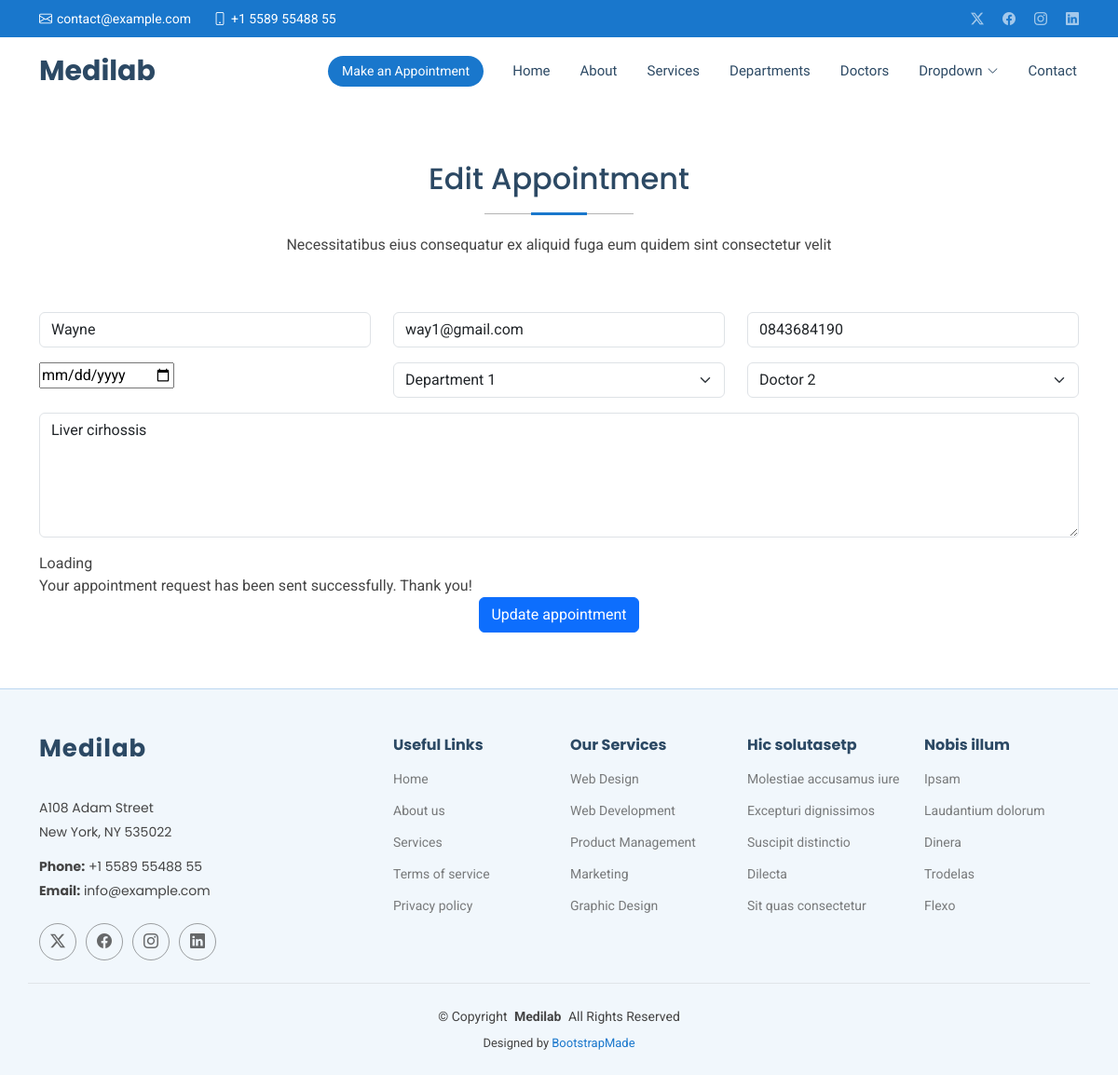
The app's page /edit/3, older data.
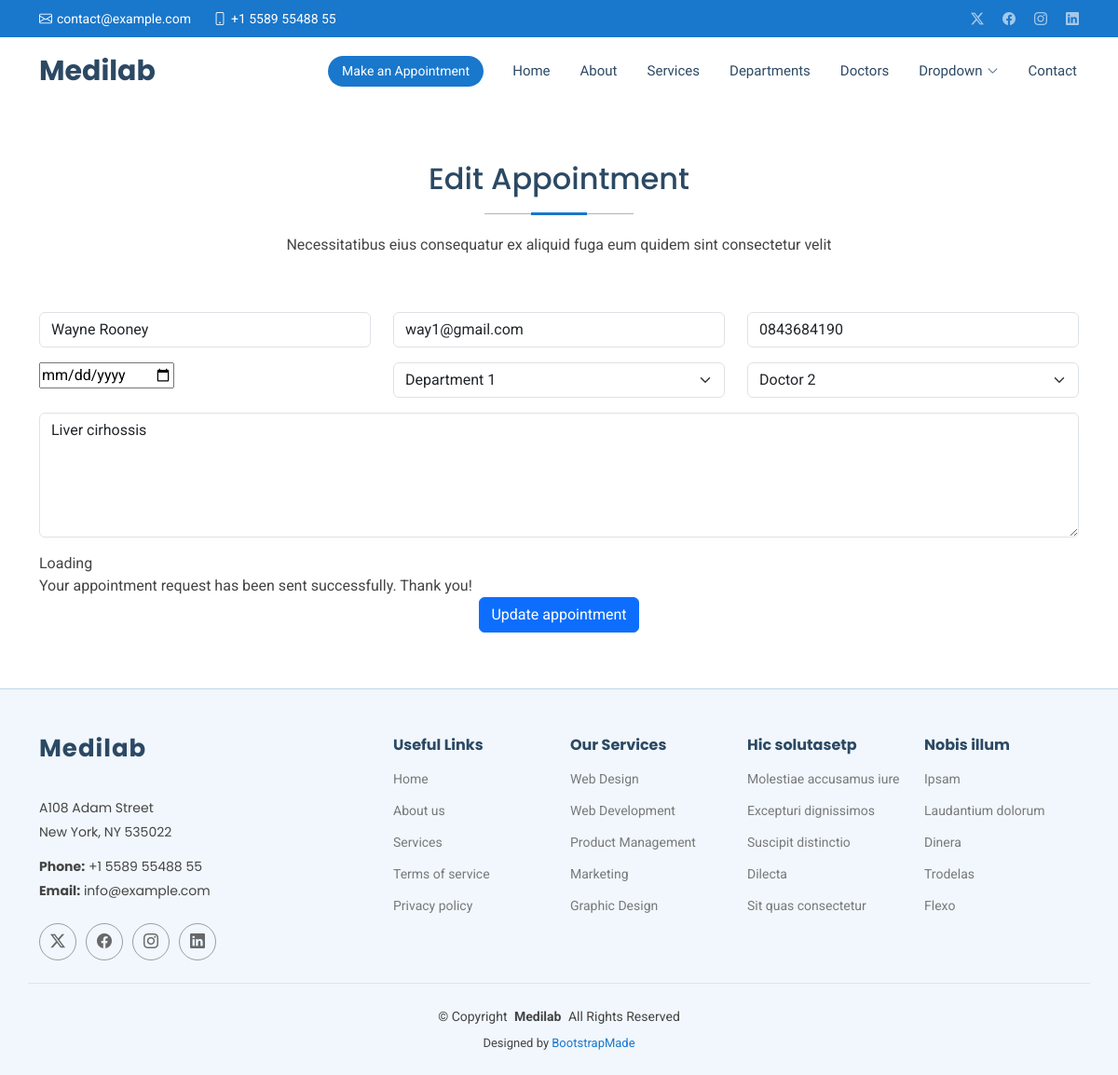
The same page, newer data.
### medapp/models.py (models this page shows, shortened)
class Appointment(models.Model):
    name = models.CharField(max_length=50)
    email = models.EmailField()
    phone = models.CharField(max_length=15)
    date = models.DateField()
    department = models.CharField(max_length=50)
    doctor = models.CharField(max_length=50)
    message = models.TextField()

### medapp/views.py (the view)
# urls.py: path('edit/<int:id>',views.edit,name='edit'),
def edit(request,id):
    appointment = get_object_or_404(Appointment,id=id)
    if request.method == "POST":
        appointment.name = request.POST.get('name')
        appointment.email = request.POST.get('email')
        appointment.phone = request.POST.get('phone')
        appointment.date = request.POST.get('date')
        appointment.department= request.POST.get('department')
        appointment.doctor = request.POST.get('doctor')
        appointment.message = request.POST.get('message')
        appointment.save()
        return redirect('/show')
    else:
        return render(request,'edit.html',{'appointment':appointment})

### Templates/edit.html (shortened to what this page needs)
{% extends 'starter-page.html' %}
{% load static %}
{% block content %}
    <section id="appointment" class="appointment section">
      <div class="container section-title" data-aos="fade-up">
        <h2>Edit Appointment</h2>
        <p>Necessitatibus eius consequatur ex aliquid fuga eum quidem sint consectetur velit</p>
      </div>
      <div class="container" data-aos="fade-up" data-aos-delay="100">
        <form  method="post" >
          <div class="row">
            <div class="col-md-4 form-group">
              <input type="text" name="name" value="{{ appointment.name }}" class="form-control" id="name" placeholder="Your Name" required="">
            </div>
            <div class="col-md-4 form-group mt-3 mt-md-0">
              <input type="email" class="form-control" name="email" value="{{ appointment.email }}" id="email" placeholder="Your Email" required="">
            </div>
            <div class="col-md-4 form-group mt-3 mt-md-0">
              <input type="tel" class="form-control" name="phone" value="{{ appointment.phone }}" id="phone" placeholder="Your Phone" required="">
            </div>
          </div>
          <div class="row">
            <div class="col-md-4 form-group mt-3">
              <input type="date" name="date" value="{{ appointment.date }} class="form-control datepicker" id="date" placeholder="Appointment Date" required="">
            </div>
            <div class="col-md-4 form-group mt-3">
              <select name="department" value="{{ appointment.department }}" id="department" class="form-select" required="">
                <option value="Department 1" {% if appointment.department == "Department 1" %}selected{% endif %} >Department 1</option>
              </select>
            </div>
            <div class="col-md-4 form-group mt-3">
              <select name="doctor" value="{{ appointment.doctor }}" id="doctor" class="form-select" required="">
                <option value="Doctor 2" {% if appointment.doctor == "Doctor 2" %}selected{% endif %}>Doctor 2</option>
              </select>
            </div>
          </div>
          <div class="form-group mt-3">
            <textarea class="form-control" name="message" rows="5" placeholder="Message (Optional)">{{ appointment.message }}</textarea>
          </div>
          <div class="mt-3">
            <div class="loading">Loading</div>
            <div class="sent-message">Your appointment request has been sent successfully. Thank you!</div>
            <div class="text-center"><button type="submit" class="btn btn-primary">Update appointment</button></div>
          </div>
        </form>
      </div>
    </section>
{% endblock %}

Row changes from the older to the newer data that the page shows:
changed Appointment "way1@gmail.com": name "Wayne" → "Wayne Rooney"
